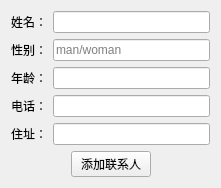
<?xml version="1.0" encoding="UTF-8"?>
<ui version="4.0">
 <class>addperson</class>
 <widget class="QWidget" name="addperson">
  <property name="geometry">
   <rect>
    <x>0</x>
    <y>0</y>
    <width>221</width>
    <height>178</height>
   </rect>
  </property>
  <property name="windowTitle">
   <string>Form</string>
  </property>
  <layout class="QGridLayout" name="gridLayout">
   <item row="0" column="0">
    <widget class="QLabel" name="label">
     <property name="text">
      <string>姓名：</string>
     </property>
    </widget>
   </item>
   <item row="0" column="1">
    <widget class="QLineEdit" name="name"/>
   </item>
   <item row="1" column="0">
    <widget class="QLabel" name="label_2">
     <property name="text">
      <string>性别：</string>
     </property>
    </widget>
   </item>
   <item row="1" column="1">
    <widget class="QLineEdit" name="sex">
     <property name="text">
      <string/>
     </property>
     <property name="placeholderText">
      <string>man/woman</string>
     </property>
    </widget>
   </item>
   <item row="2" column="0">
    <widget class="QLabel" name="label_3">
     <property name="text">
      <string>年龄：</string>
     </property>
    </widget>
   </item>
   <item row="2" column="1">
    <widget class="QLineEdit" name="age"/>
   </item>
   <item row="3" column="0">
    <widget class="QLabel" name="label_4">
     <property name="text">
      <string>电话：</string>
     </property>
    </widget>
   </item>
   <item row="3" column="1">
    <widget class="QLineEdit" name="phone"/>
   </item>
   <item row="4" column="0">
    <widget class="QLabel" name="label_5">
     <property name="text">
      <string>住址：</string>
     </property>
    </widget>
   </item>
   <item row="4" column="1">
    <widget class="QLineEdit" name="address"/>
   </item>
   <item row="5" column="0" colspan="2">
    <layout class="QHBoxLayout" name="horizontalLayout">
     <item>
      <spacer name="horizontalSpacer">
       <property name="orientation">
        <enum>Qt::Horizontal</enum>
       </property>
       <property name="sizeHint" stdset="0">
        <size>
         <width>40</width>
         <height>20</height>
        </size>
       </property>
      </spacer>
     </item>
     <item>
      <widget class="QPushButton" name="add">
       <property name="text">
        <string>添加联系人</string>
       </property>
      </widget>
     </item>
     <item>
      <spacer name="horizontalSpacer_2">
       <property name="orientation">
        <enum>Qt::Horizontal</enum>
       </property>
       <property name="sizeHint" stdset="0">
        <size>
         <width>40</width>
         <height>20</height>
        </size>
       </property>
      </spacer>
     </item>
    </layout>
   </item>
  </layout>
 </widget>
 <resources/>
 <connections/>
</ui>
